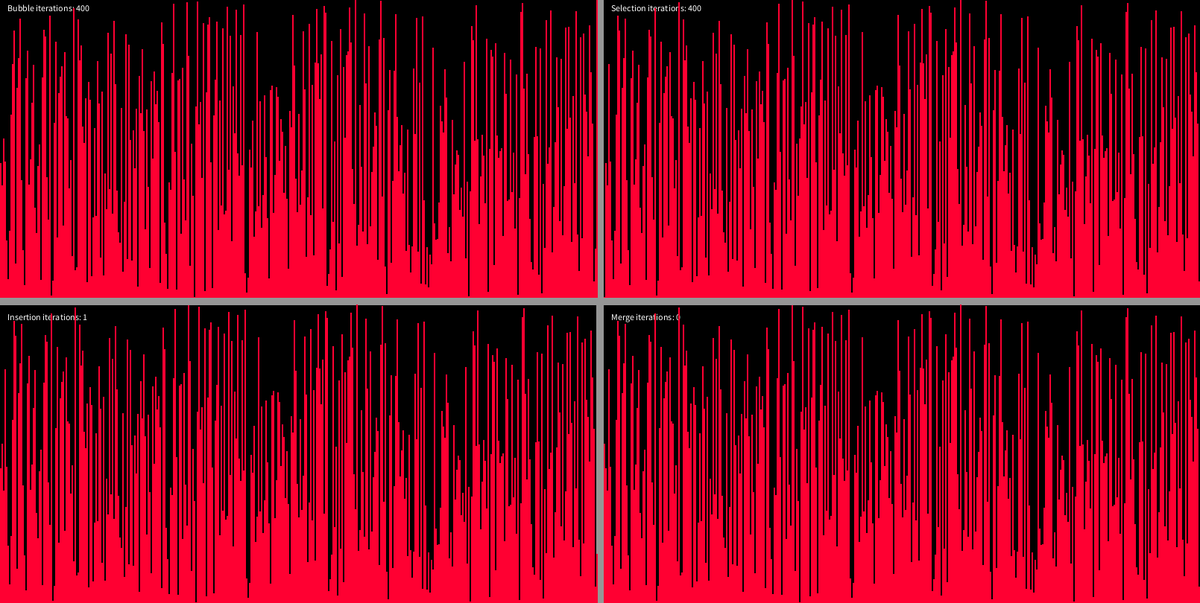
Frame 1 (no input)
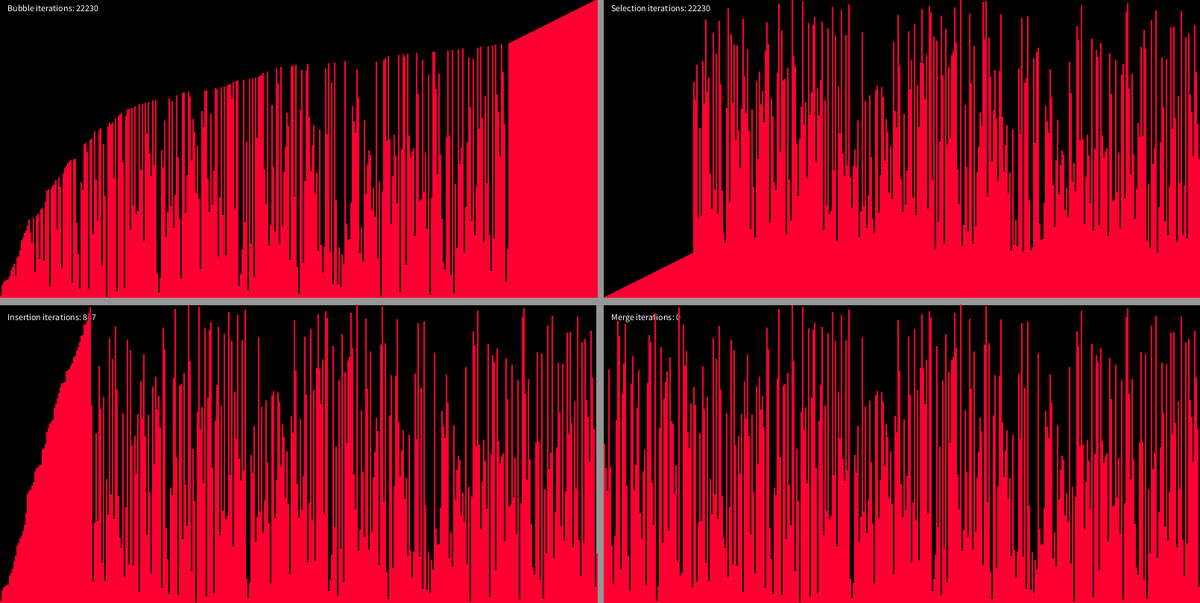
Frame 60 (the mouse pressed at the canvas centre just before this capture)
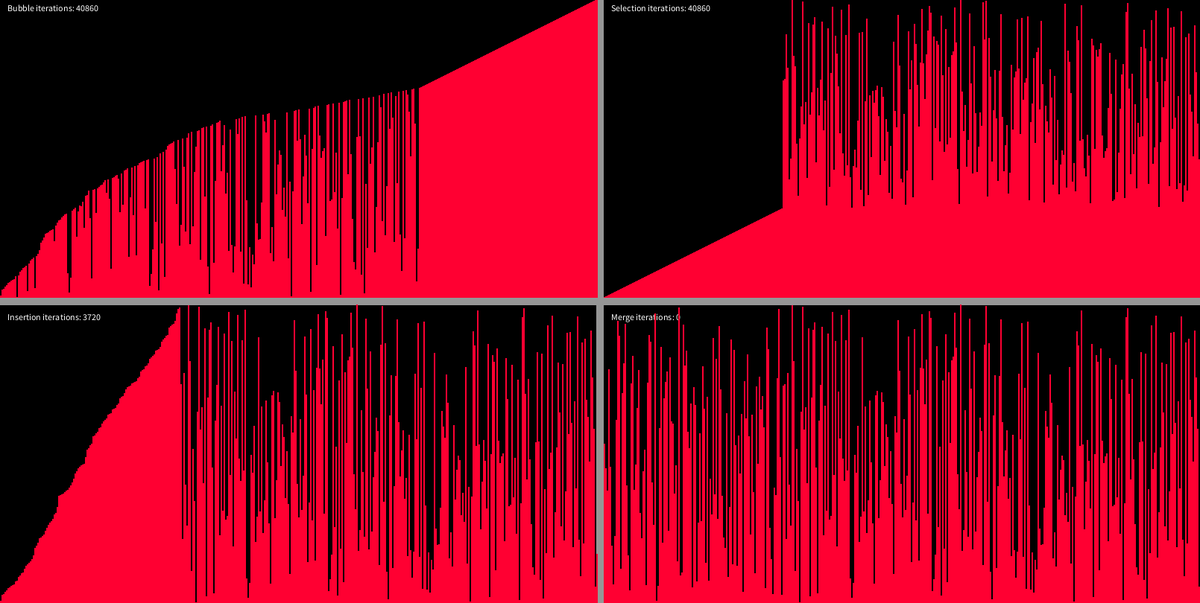
Frame 120 (the mouse held since frame 60 and released just before this capture)

The Processing sketch that drew these frames (run headless with seeded random() and noise(); from frame 60 on, the mouse is pressed at the canvas centre):

// Processing sketch: Sorting_Visualization
// ── Sorting_Visualization.pde
List list;
int selectionIteration = 0;
int insertionIteration = 1;
int bubbleIteration = 0;
int rate = 60;
boolean loopActivated = false;

void setup(){
  
  size(1610,810);
  background(0);
  list = new List(401);//To increase the SIZE, we midht want to play width the width of the window
  //401 seems to be a good size with size(1610,810);
    
}

void mouseClicked(){//click the screen to reset simulation
  list.scramble();
  selectionIteration = 0;
  insertionIteration = 1;
  bubbleIteration = 0;
  }

void mouseWheel(MouseEvent e){//Use the mouse wheel to change the frame rate
  
  float x = e.getCount();
  
  if( x>0 && rate > 5 || x < 0 && rate < 90)rate-=x;
  
}
void keyPressed(){
  
  if(key == 'l')loopActivated = !loopActivated;
  
}

void draw(){
   
    frameRate(rate);

    background(0);
    
    if(!list.sorted(list.selectionList))list.selectionSortI(selectionIteration);
    if(!list.sorted(list.insertionList))list.insertionSortI(insertionIteration);
    if(!list.sorted(list.bubbleList))list.bubbleSort(bubbleIteration);
    
    list.drawCross();

    list.showInsert();
    list.showSelect();
    list.showBubble();
    list.showMerge();
    
    selectionIteration++;
    insertionIteration++;
    bubbleIteration++;
   
    if(loopActivated && list.sorted(list.insertionList) && list.sorted(list.selectionList) && list.sorted(list.bubbleList))mouseClicked();
  
}

// ── List.pde
class List{
  
  color colB = color(255,0,50);
  color colS = color(255,0,50);
  color colI = color(255,0,50);
  color colM = color(255,0,50);

  
  IntList list;
  IntList insertionList;
  IntList bubbleList;
  IntList selectionList;
  IntList mergeList;
  
  int Bcount = 0, Icount = 0, Scount = 0, Mcount = 0;


  int size;
  
  public List(int size){
    
    this.size = size;
    
    makeLists(size);
    
  }
  
  void printList(IntList list){
    for(int i = 0; i<size; ++i){
      print(list.get(i) + " ");
      }println();
  }
  
  
  void  makeLists(int size){
        
    IntList l = new IntList(size);
    
    for(int i = 1; i<=size; ++i){
      
      l.set(i-1, i);
      
    }
    
    l.shuffle();
    
    list = l.copy();
    insertionList = list.copy();
    bubbleList = list.copy();
    selectionList = list.copy();
    mergeList = list.copy();
    
  }
  
  void scramble(){
   
    list.shuffle();
    insertionList = list.copy();
    bubbleList = list.copy();
    selectionList = list.copy();
    mergeList = list.copy();
    
    colB = color(255,0,50);
    colI = color(255,0,50);
    colS = color(255,0,50);
    colM = color(255,0,50);
    Bcount = 0; Icount = 0; Scount = 0; Mcount = 0;

    
  }
  
  void drawCross(){
    fill(255);
    text("Bubble iterations: " + Bcount, 10, 15);
    text("Selection iterations: " + Scount, width/2+15, 15);
    text("Insertion iterations: " + Icount, 10, height/2+25);
    text("Merge iterations: " + Mcount, width/2+15, height/2+25);

    fill(150);
    noStroke();
    rect(width/2-5, 0, 10, height);
    rect(0, height/2-5, width, 10);
  }
  
  
  
  void showInsert(){//draw list on screen
   
    int w = (width/2)/size;
    int h = height/(2*size+1);
    for(int i = 0; i<size; ++i){
      fill(colI);
      rect(w*i, height, w, -(insertionList.get(i)*h));
    }
    
  }
  
  void showSelect(){//draw list on screen
   
    int w = (width/2)/size;
    int h = height/(2*size+1);
    for(int i = 0; i<size; ++i){
      fill(colS);
      rect(width/2+ 5+w*i, height/2 -5, w, -(selectionList.get(i)*h));
    }
    
  }
  
  void showBubble(){//draw list on screen
   
    int w = (width/2)/size;
    int h = height/(2*size+1);
    for(int i = 0; i<size; ++i){
      fill(colB);
      rect(i*w, height/2 -5, w, -(bubbleList.get(i)*h));
    }
    
  }
  
  void showMerge(){//draw list on screen
   
    int w = (width/2)/size;
    int h = height/(2*size+1);
    for(int i = 0; i<size; ++i){
      fill(colM);
      rect(width/2+ 5+w*i, height, w, -(mergeList.get(i)*h));
    }
    
  }
  
  void insertionSortI(int iter){//This is going to implement the insertion sort// Iter starts from 1!!!
    
    
      
      int x = insertionList.get(iter);
      
      int j = iter;
      
      while(j>0){
        
        if(insertionList.get(iter) >= insertionList.get(j-1))break;
        j--;
        Icount++;
      }
      
      for(int k = iter; k>j; k--)insertionList.set(k,insertionList.get(k-1));
      insertionList.set(j, x);
      
      if(sorted(insertionList))colI = color(0,255,0);
      
  }
  
  boolean sorted(IntList l){//checks if the list is sorted
    for(int i = 0; i<size-1; ++i)if(l.get(i) > l.get(i+1))return false;
    return true;
  }
  
  void selectionSortI(int i){//This is going to implement the insertion sort
        
        
        int iMin = i;
        for(int j = i+1; j< size; ++j){
         Scount++;
         if(selectionList.get(j) < selectionList.get(iMin))iMin = j; 
        }
        int t = selectionList.get(i);
        selectionList.set(i, selectionList.get(iMin));
        selectionList.set(iMin, t);
        
        if(sorted(selectionList))colS = color(0,255,0);

      
      
  }
  
  void swap(IntList bubbleList, int a, int b){
    
    int t = bubbleList.get(a);
    bubbleList.set(a, bubbleList.get(b));
    bubbleList.set(b, t);
    
  }
  
  void bubbleSort(int bubbleIteration){
    boolean sorted = true;
    for(int i = 0; i<size-bubbleIteration-1; ++i){
      Bcount++;
      if(bubbleList.get(i) > bubbleList.get(i+1)){
        sorted = false;
        swap(bubbleList,i,i+1);
        }
      
    }
    if(sorted(bubbleList))colB = color(0,255,0);
    
  }
  
}
